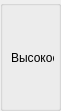
    <widget class="QGroupBox" name="groupBox_20">
     <property name="geometry">
      <rect>
       <x>450</x>
       <y>195</y>
       <width>61</width>
       <height>111</height>
      </rect>
     </property>
     <property name="title">
      <string/>
     </property>
     <widget class="QPushButton" name="btnPultCommonVisokoe1">
      <property name="geometry">
       <rect>
        <x>20</x>
        <y>20</y>
        <width>20</width>
        <height>20</height>
       </rect>
      </property>
      <property name="maximumSize">
       <size>
        <width>22</width>
        <height>22</height>
       </size>
      </property>
      <property name="text">
       <string/>
      </property>
      <property name="icon">
       <iconset resource="images.qrc">
        <normaloff>:/resourses/redBtnOff.png</normaloff>:/resourses/redBtnOff.png</iconset>
      </property>
      <property name="iconSize">
       <size>
        <width>20</width>
        <height>20</height>
       </size>
      </property>
      <property name="flat">
       <bool>true</bool>
      </property>
     </widget>
     <widget class="QPushButton" name="btnPultCommonVisokoe">
      <property name="geometry">
       <rect>
        <x>20</x>
        <y>80</y>
        <width>20</width>
        <height>20</height>
       </rect>
      </property>
      <property name="maximumSize">
       <size>
        <width>22</width>
        <height>22</height>
       </size>
      </property>
      <property name="text">
       <string/>
      </property>
      <property name="icon">
       <iconset resource="images.qrc">
        <normaloff>:/resourses/greenBtnOff.png</normaloff>:/resourses/greenBtnOff.png</iconset>
      </property>
      <property name="iconSize">
       <size>
        <width>20</width>
        <height>20</height>
       </size>
      </property>
      <property name="flat">
       <bool>true</bool>
      </property>
     </widget>
     <widget class="QLabel" name="label_91">
      <property name="geometry">
       <rect>
        <x>11</x>
        <y>50</y>
        <width>43</width>
        <height>16</height>
       </rect>
      </property>
      <property name="maximumSize">
       <size>
        <width>100</width>
        <height>16777215</height>
       </size>
      </property>
      <property name="text">
       <string>&lt;html&gt;&lt;head/&gt;&lt;body&gt;&lt;p align=&quot;center&quot;&gt;Высокое&lt;/p&gt;&lt;/body&gt;&lt;/html&gt;</string>
      </property>
     </widget>
    </widget>
